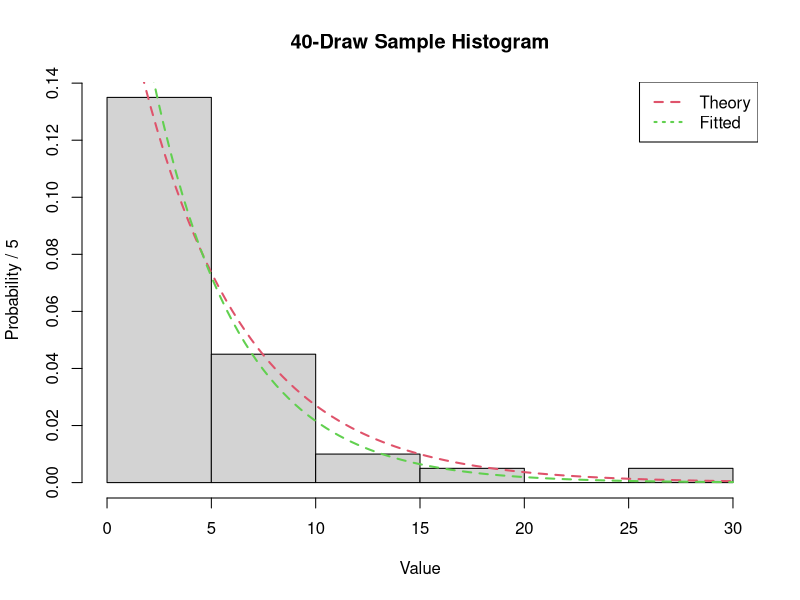
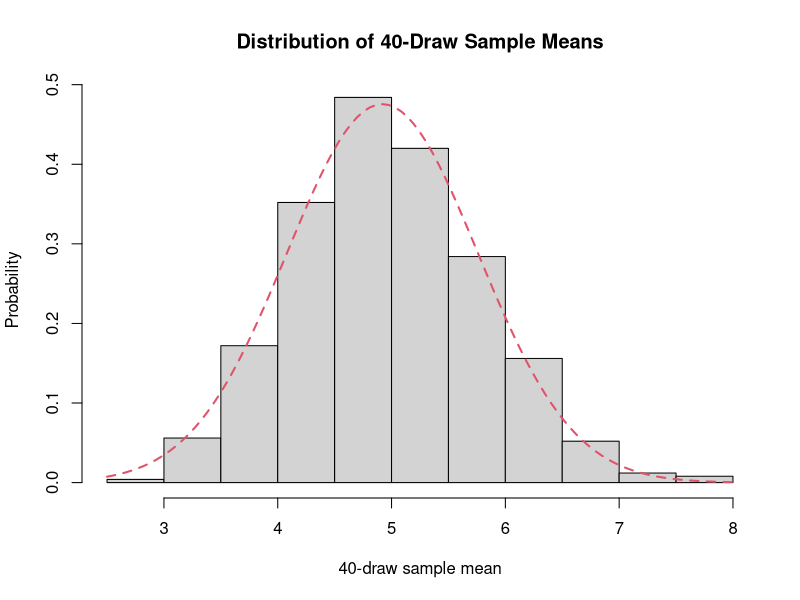
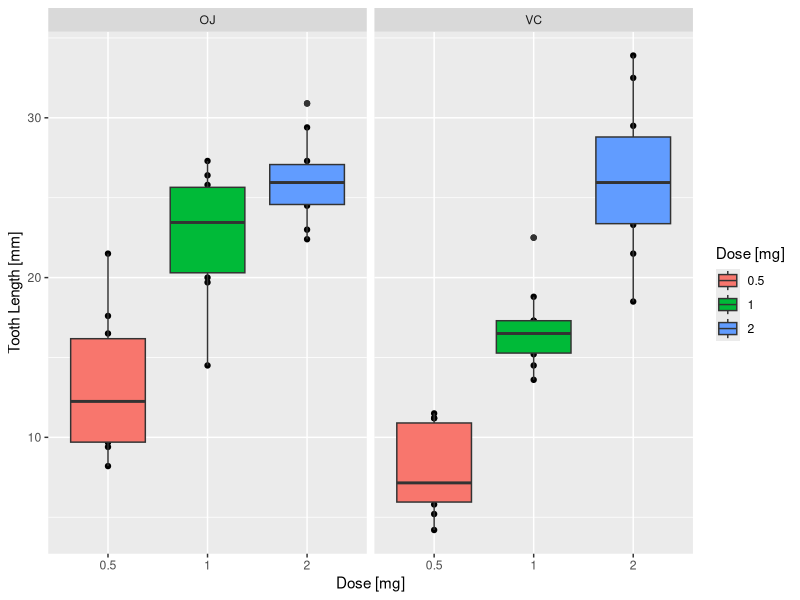

These charts were generated, in order, by the following R code:
## ---- chunk 1
knitr::opts_chunk$set(options(scipen=999))
## ---- chunk 2
library(dplyr)
library(ggplot2)
## ---- chunk 3
set.seed(15041707)
## ---- chunk 4
lambda <- 0.2
theoryMeanSD <- 1/lambda
expSample <- rexp(40, rate = lambda)
## ---- chunk 5
expMean <- mean(expSample)
expSD <- sd(expSample)
## ---- chunk 6
expMeanDiff <- 100*(theoryMeanSD-expMean)/theoryMeanSD
expSDDiff <- 100*(theoryMeanSD-expSD)/theoryMeanSD
## ---- chunk 7
# Calculate the number of breaks needed 
# to span the sample with bins of width 1/lambda = 5
# Then create the histogram
histBreaks <- c((1:ceiling(max(expSample)/5 + 1))*5)-5 
expHist <- hist(expSample, prob=TRUE, main = "40-Draw Sample Histogram", 
                xlab = "Value", ylab = "Probability / 5", breaks = histBreaks)
#Fit the histogram to exponential function, extract the fitted rate paramter
histDF <- data.frame(xval = expHist$mids, yval = expHist$density)
expFit <- nls(formula = yval ~ beta*exp(-beta * xval), 
              data = histDF, start = list(beta = .2))
lambdaFit <- summary(expFit)$parameters[1,1]
#Add Theory and Fitted curves to histogram
curve(dexp(x, rate = 0.2), col = 2, lty = 2, lwd = 2, add = TRUE) #Theory
curve(dexp(x, rate = lambdaFit), col = 3, lty = 2, lwd = 2, add = TRUE) #Fitted
legend("topright", c("Theory", "Fitted"), col=c(2, 3), lwd=c(2,2), lty = c(2, 3))
## ---- chunk 8
# Calculate means of 1000 40-draw samples from exp function and create a histogram
mns = NULL
for (i in 1 : 1000) mns = c(mns, mean(rexp(40, rate = lambda)))
normHist <- hist(mns, prob=TRUE, 
                 xlab="40-draw sample mean", ylab="Probability", 
                 main="Distribution of 40-Draw Sample Means")
# Fit Histogram to a normal function and overlay the fitted function on the histogram
normHistDF <- data.frame(xval = normHist$mids, yval = normHist$density)
normFit <- nls( formula = yval ~ (1/(2*pi*sigma^2)^.5)*exp(-(xval-mu)^2/(2*sigma^2)), 
                start=c(mu=theoryMeanSD,sigma=theoryMeanSD/sqrt(40)) , data = normHistDF)
fitParams <- summary(normFit)$parameters[,1:2]
fitParams
curve(dnorm(x, mean = fitParams[["mu",1]], sd = fitParams[["sigma",1]] ), 
      col = 2, lty = 2, lwd = 2, add = TRUE) #Theory
## ---- chunk 9
head(ToothGrowth)
summary(ToothGrowth$len)
levels(ToothGrowth$supp)
as.numeric(levels(as.factor(ToothGrowth$dose)))
qplot(x=as.factor(dose), y=len, data=ToothGrowth, facets=~supp, 
      xlab="Dose [mg]", ylab="Tooth Length [mm]") +
  geom_boxplot(aes(fill = as.factor(dose))) +
  scale_fill_discrete(name="Dose [mg]")
## ---- chunk 10
groupOJ <- ToothGrowth[ToothGrowth$supp=="OJ",1]
groupVC <- ToothGrowth[ToothGrowth$supp=="VC",1]
testResults <- t.test(groupOJ, groupVC, alternative="greater")
## ---- chunk 11
group0p5 <- ToothGrowth[ToothGrowth$dose==0.5,1]
group1 <- ToothGrowth[ToothGrowth$dose==1,1]
group2 <- ToothGrowth[ToothGrowth$dose==2,1]
test_0p5v1 <- t.test(group1, group0p5, alternative="greater")
test_1v2 <- t.test(group2, group1, alternative="greater")
